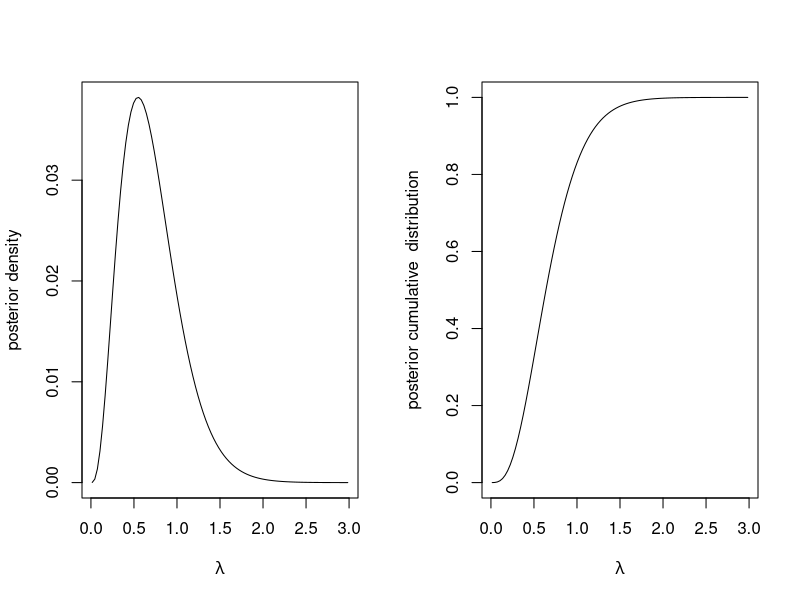
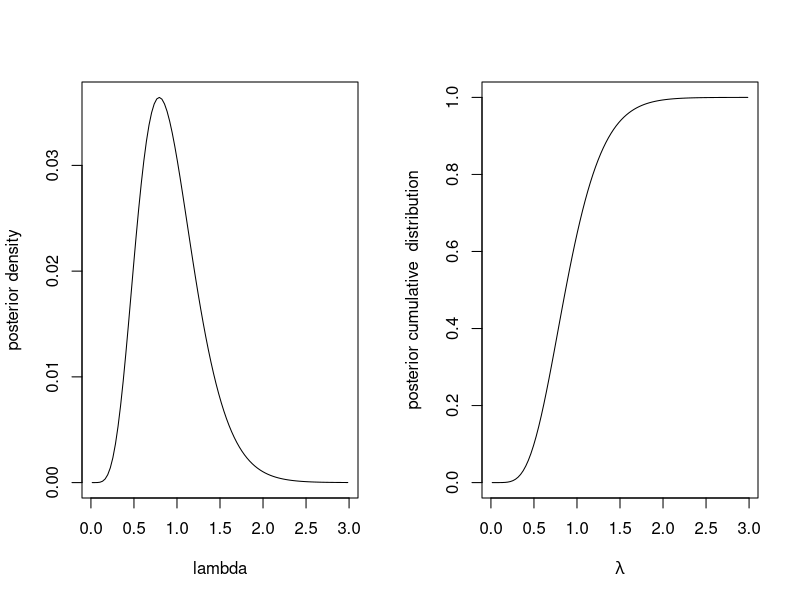
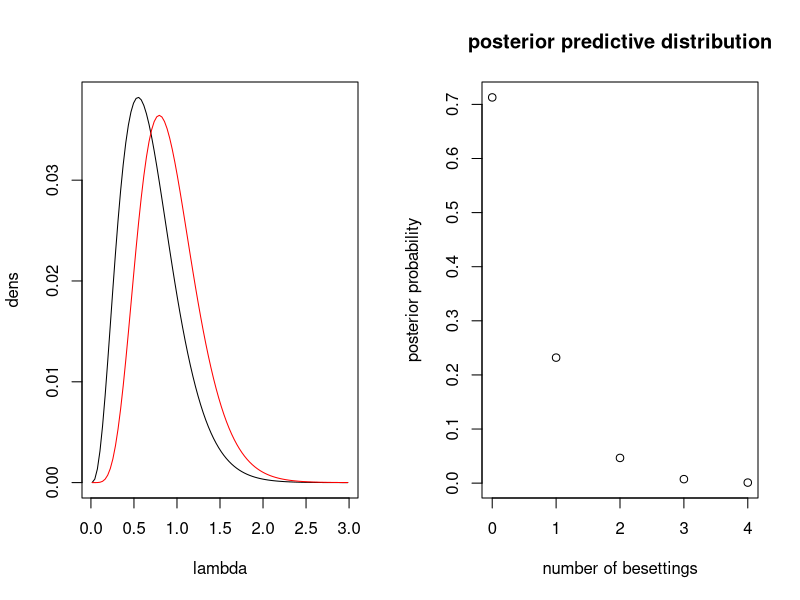

Reproduce these figures in R, in order.
## ---- chunk 1
knitr::opts_chunk$set(echo = TRUE)
## ---- chunk 2
# vectorize th into 100 bins
lambda = seq(0, 3, length=101)            # The end points of the intervals
lambda = (lambda[1:100]+lambda[2:101])/2  # the middle points of the intervals to be used in the calculations
d = 6.56

# calculate the unnormalized density at each bin
dens = (dpois(3,lambda*d)+dpois(4,lambda*d)+dpois(5,lambda*d)+dpois(6,lambda*d))*dgamma(lambda,1,1)
# normalize the discretized probability densities
dens=dens/sum(dens)

# calculate the cumulative distribution function
post_cdf = cumsum(dens)

# plot the posterior density
par(mfrow=c(1,2))           # divide plot into 2 subplots
plot (lambda, dens, type="l", xlab=expression(lambda), ylab="posterior density",cex=2)
# plot the posterior cumulative distribution function
plot (lambda, post_cdf, type="l", xlab=expression(lambda), ylab="posterior cumulative  distribution",cex=2)

# calculate the probability that lambda > 1
1-max(post_cdf[which(lambda<=1)])

## ---- chunk 3
# calculate the density at each bin
dens2 = dpois(6,lambda*d)*dgamma(lambda,1,1)
dens2 = dens2 /sum(dens2)

# calculate the cumulative distribution function
post_cdf2 = cumsum(dens2)

# plot the unnormalized posterior
par(mfrow=c(1,2))           # divide plot into 2 subplots
plot (lambda, dens2, type="l", xlab="lambda", ylab="posterior density", cex=2)
plot (lambda, post_cdf2, type="l", xlab=expression(lambda), ylab="posterior cumulative  distribution",cex=2)

# calculate the probability that lambda > 1
1-max(post_cdf2[which(lambda<=1)])

## ---- chunk 4
plot(lambda,dens, type="l")
lines(lambda,dens2, type="l", col="red")
min(lambda[ which(post_cdf>=0.975) ])-min(lambda[ which(post_cdf>=0.025) ])
min(lambda[ which(post_cdf2>=0.975) ])-min(lambda[ which(post_cdf2>=0.025) ]) 
## ---- chunk 5
y_tilde = c(0,1,2,3,4)
p_pred = vector(length=length(y_tilde))
for (i in 1:length(y_tilde)){
  p_pred[i] = sum(dpois(y_tilde[i],lambda*0.5)*dens)
}
plot(y_tilde,p_pred, main="posterior predictive distribution", 
     ylab="posterior probability", xlab="number of besettings")
